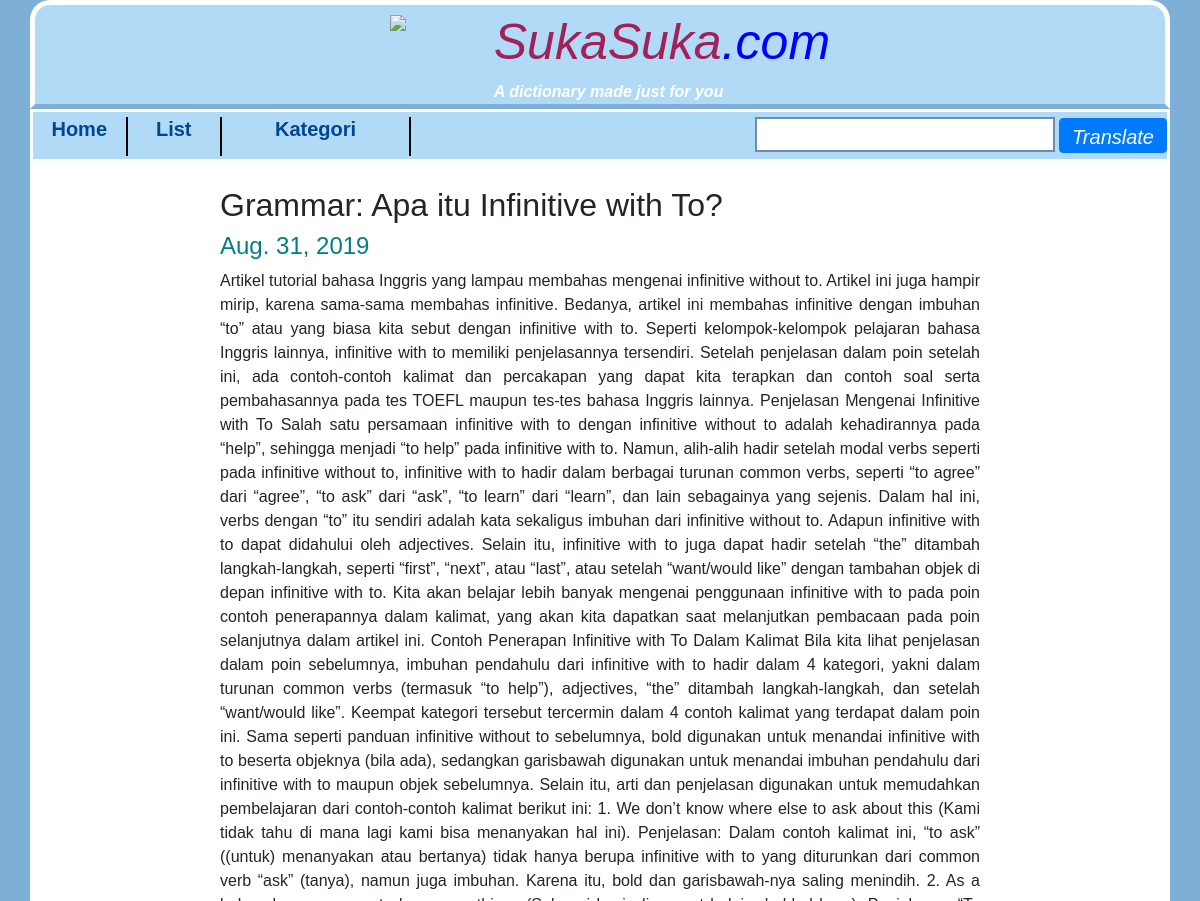
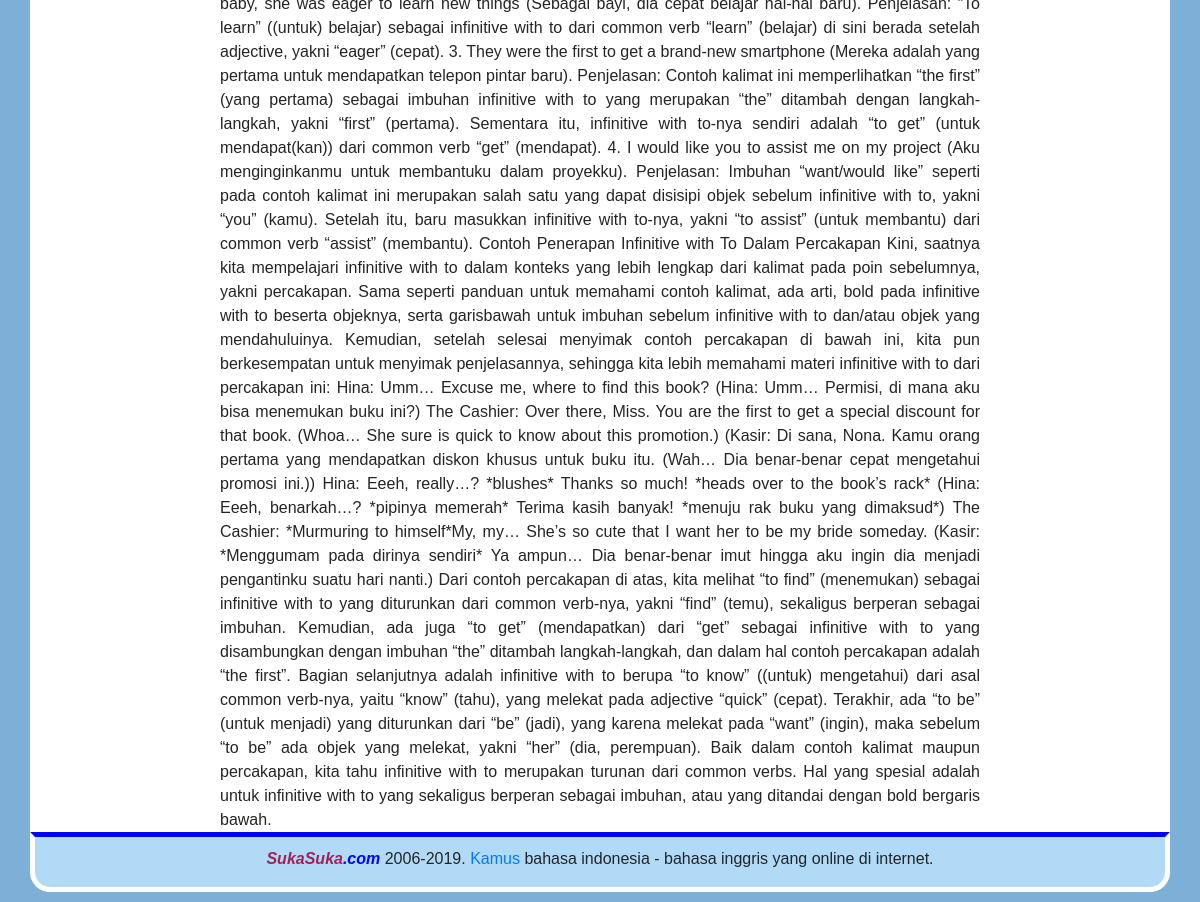
The page /artikel/19/ on the database its author committed (2 pictures, top to bottom).
### ATA/models.py (models this page shows)
class Artikel(models.Model):
    foto = models.CharField(max_length=100)
    judul = models.CharField(max_length=100)
    tanggal = models.DateField()
    isi = models.TextField()
    kategori = models.CharField(max_length=100)

### ATA/views.py (the view)
# urls.py: path('artikel/<int:blog_id>/', views.artikel_detail, name='artikel_detail'),
def artikel_detail(request, blog_id):
    try:
        artikel = Artikel.objects.get(pk=blog_id)
    except Artikel.DoesNotExist:
        raise Http404('Artikel does not exist')
    return render(request, 'artikel_detail.html', {'artikel': artikel})

### ATA/templates/artikel_detail.html (shortened to what this page needs)
{%  extends 'base/base.html'  %}
{%  load static  %}
{% block content  %}
<body>
        <div class="container borderbot" style="background-color: white">
            <div class="row justify-content-center">
                <div class="col-md-8 text-justify">
                    <div class="text-center">
                    </div>
                    <h2>{{  artikel.judul  }}</h2>
                    <h4 style="color: teal">{{ artikel.tanggal  }}</h4>
                    {{ artikel.isi }}
                </div>
            </div>
        </div>
</body>
</html>
{%  endblock %}

### ATA/static/css/main.css (style rules this page uses)
body { background-color: #6D93B3; background-color: #7eafd7; line-height: 1.5; font-family: georgia, verdana, arial; }
.col-md-8 { padding-left: 0; padding-right: 0; }
.borderbot { -webkit-animation: mymove 5s infinite; animation: mymove 5s infinite; }
.menuhome h5, .textbold, { font-weight: bold; }

### rows shown on the page
Artikel: judul "Grammar: Apa itu Infinitive with To?", tanggal "Aug. 31, 2019", isi "Artikel tutorial bahasa Inggris yang lampau membahas mengenai infinitive without to. Artikel ini juga hampir mirip, karena sama-sama membahas infinitive. Bedanya, artikel ini membahas infinitive dengan imbuhan “to” atau yang biasa kita sebut dengan infinitive with to. Seperti kelompok-kelompok pelajaran bahasa Inggris lainnya, infinitive with to memiliki penjelasannya tersendiri. Setelah penjelasan dalam poin setelah ini, ada contoh-contoh kalimat dan percakapan yang dapat kita terapkan dan contoh soal serta pembahasannya pada tes TOEFL maupun tes-tes bahasa Inggris lainnya. Penjelasan Mengenai Infinitive with To Salah satu persamaan infinitive with to dengan infinitive without to adalah…"
